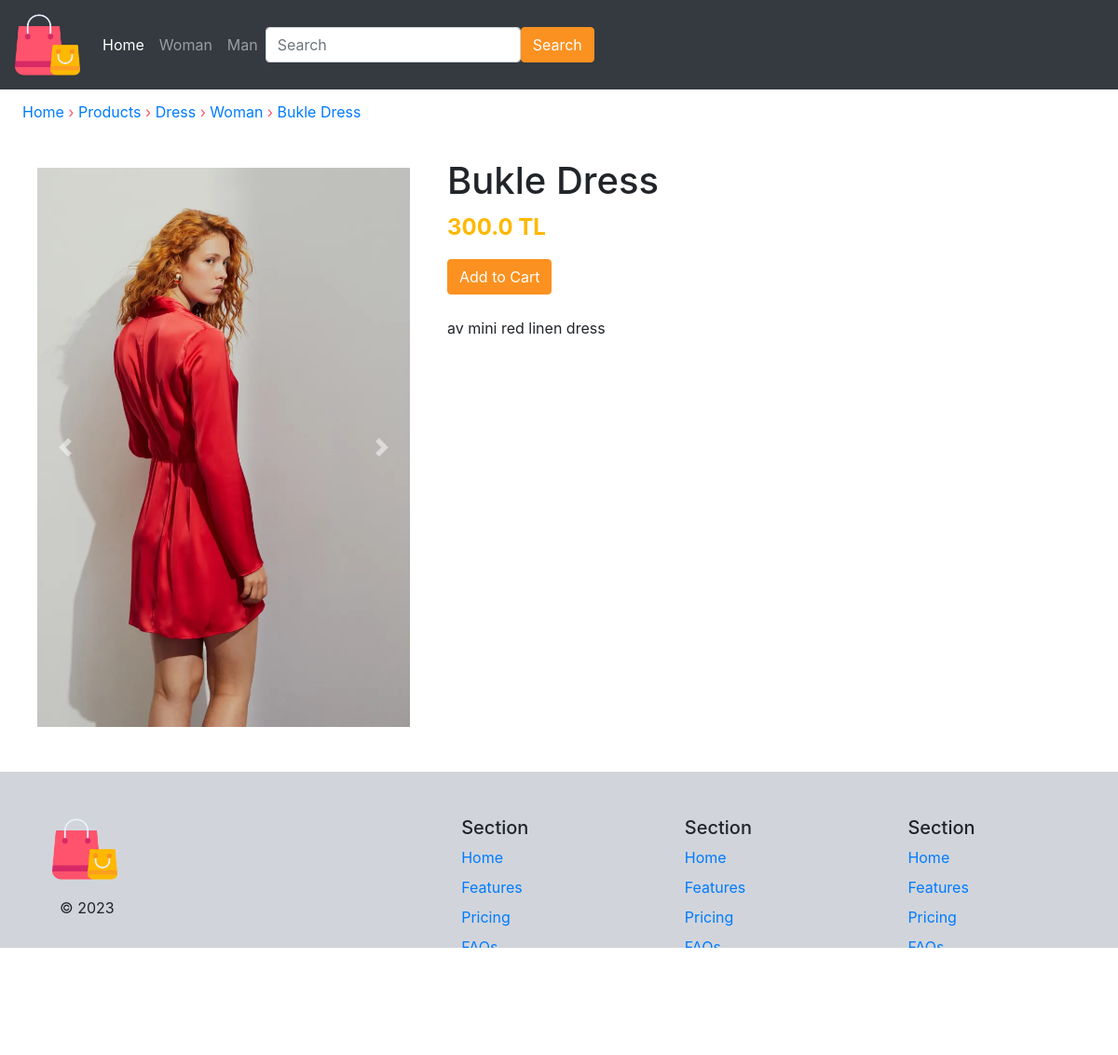
The page /products/1/ on the database its author committed.
### product/models.py (models this page shows, shortened)
class Category(models.Model):
    name = models.CharField(max_length=140)
    parent_category = models.ForeignKey('self', null=True, blank=True, related_name='subcategories', on_delete=models.CASCADE)
    super_category = models.ForeignKey(SuperCategory, null=True, blank=True, related_name='categories', on_delete=models.CASCADE)

class SuperCategory(models.Model):
    name = models.CharField(max_length=140)

class Product(models.Model):
    superCategory = models.ForeignKey(SuperCategory, null=True, blank=True, related_name='super_categories', on_delete=models.CASCADE)
    category = models.ForeignKey(Category, related_name='products', on_delete=models.CASCADE)
    name = models.CharField(max_length=255)
    description = models.TextField(blank=True, null=True)
    price = models.FloatField()

class ProductImage(models.Model):
    product = models.ForeignKey(Product, related_name='images', on_delete=models.CASCADE)
    image = models.ImageField(upload_to='item_images', blank=True, null=True)

### product/views.py (the view)
# urls.py: path('<int:pk>/', views.details, name='details'),
def details(request, pk):
    product = get_object_or_404(Product, pk=pk)
    category = product.category
    super_category = product.superCategory
    product_images = product.images.all()  # Use 'images.all()' to get all images for the product
    breadcrumbs = [
        ('Home', '/'),  # Link to the home page
        ('Products', '/products/'),  # Link to the products view
    ]
    if category:
        related_categories = Category.objects.filter(products=product).distinct()
        for related_category in related_categories:
            breadcrumbs.append((related_category.name, f'/products/?category={related_category.id}'))
    if super_category:
        breadcrumbs.append((super_category.name, f'/products/{super_category.name.lower()}/'))
    breadcrumbs.append((product.name, f'/products/{product.id}/'))
    return render(request, 'product/details.html', {
        'product': product,
        'product_images': product_images,
        'breadcrumbs': breadcrumbs,  # Pass breadcrumbs to the template context
    })

### product/templates/product/details.html (shortened to what this page needs)
{% extends 'core/base.html' %}
{% block content %}
<div id="breadcrumbs" class="ml-4">
    {% for name, url in breadcrumbs %}
        <a  href="{{ url }}">{{ name }}</a>
        {% if not forloop.last %}&rsaquo;{% endif %}
    {% endfor %}
</div>
<div class="garden  ">
    <div class="water">
        <div id="carousel{{ product.id }}" class="carousel slide" data-ride="carousel" style="max-width: 400px; margin: 0 auto;">
            <div class="carousel-inner">
                {% for image in product.images.all %}
                    <div class="carousel-item {% if forloop.first %}active{% endif %}">
                        <img src="{{ image.image.url }}" class="d-block w-100" alt="Product Image" style="max-width: 100%; height: auto;">
                    </div>
                {% endfor %}
            </div>
            <a class="carousel-control-prev" href="#carousel{{ product.id }}" role="button" data-slide="prev">
                <span class="carousel-control-prev-icon" aria-hidden="true"></span>
            </a>
            <a class="carousel-control-next" href="#carousel{{ product.id }}" role="button" data-slide="next">
                <span class="carousel-control-next-icon" aria-hidden="true"></span>
            </a>
        </div>
    </div>
    <div class=" rounded-xl product-details">
        <div class="text-left">
            <h1 class=" name ">{{ product.name }}</h1>
            <p class="price"><strong> {{ product.price }} TL </strong></p>
            <button type="button" class="btn btn-primary">Add to Cart</button>
            {% if product.description %}
                <p class="text-gray-700">
                   <br>
            av         {{ product.description }}
                </p>
            {% endif %}
        </div>
    </div>
</div>
{% endblock %}

### core/static/core/css/style.css (style rules this page uses)
.btn-primary { background-color:#fb9120 ; border-color: #fb9120; }

### product/static/product/css/style.css (style rules this page uses)
.garden { display: grid; grid-template-columns: 20% 20% 20% 20% 20%; }
.water { margin-top: 10%; grid-column-start: 2 ; grid-column:span 2 ; }
.name { margin-top: 16%; grid-column-start: 5; grid-column:span 2 ; }
#breadcrumbs { margin-top: 1%; color: #ff526c; }
.price { color: #ffb800; font-size: 24px; }
button { color: #ffb800; }
.product-details > * { margin-bottom: 10px; }

### rows shown on the page
Category: breadcrumbs "Dress"
SuperCategory: breadcrumbs "Woman"
Product: breadcrumbs "Bukle Dress", name "Bukle Dress", price "300.0", description "mini red linen dress"
ProductImage: image (picture)

### other values the page prints
{{ name }} "Home" "Products"
